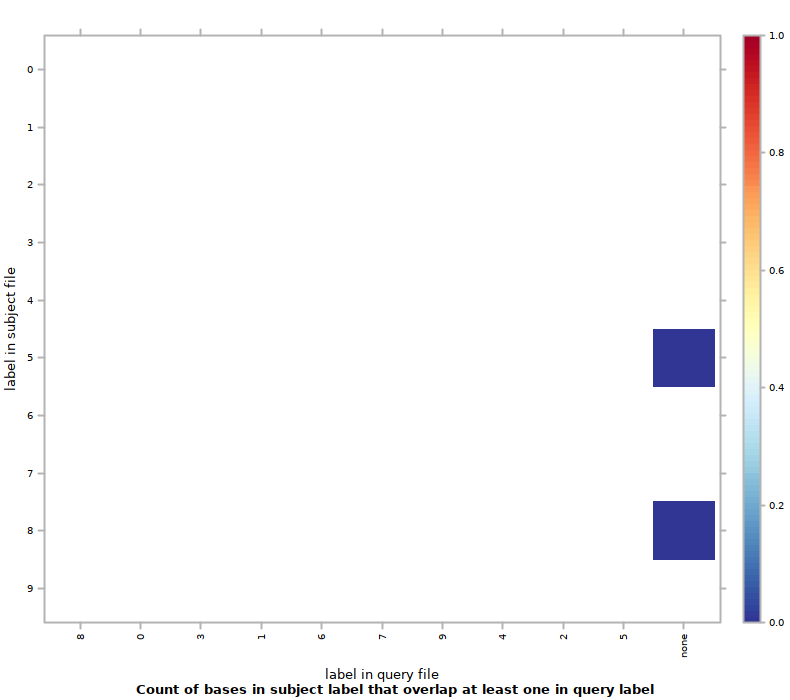

This figure's R source:
#!/usr/bin/env Rscript
## transcript produced by Segtools 1.1.14

segtools.r.dirname <-
  system2("python",
          c("-c", "'import segtools; print segtools.get_r_dirname()'"),
          stdout = TRUE)

source(file.path(segtools.r.dirname, 'common.R'))
source(file.path(segtools.r.dirname, 'overlap.R'))
save.overlap.performance('./K5seq2bp50bp/overlap-ordered', 'overlap.performance', './K5seq2bp50bp/overlap-ordered/overlap.tab', row.normalize = 'FALSE', mnemonic_file = './K5seq2bp50bp/overlap-direct/mnemonics1_new.txt', clobber = FALSE, col_mnemonic_file = './K5seq2bp50bp/overlap-direct/mnemonics2_new.txt')
save.overlap.heatmap('./K5seq2bp50bp/overlap-ordered', 'overlap', './K5seq2bp50bp/overlap-ordered/overlap.tab', clobber = FALSE, col_mnemonic_file = './K5seq2bp50bp/overlap-direct/mnemonics2_new.txt', cluster = FALSE, max_contrast = FALSE, row.normalize = 'FALSE', mnemonic_file = './K5seq2bp50bp/overlap-direct/mnemonics1_new.txt')
